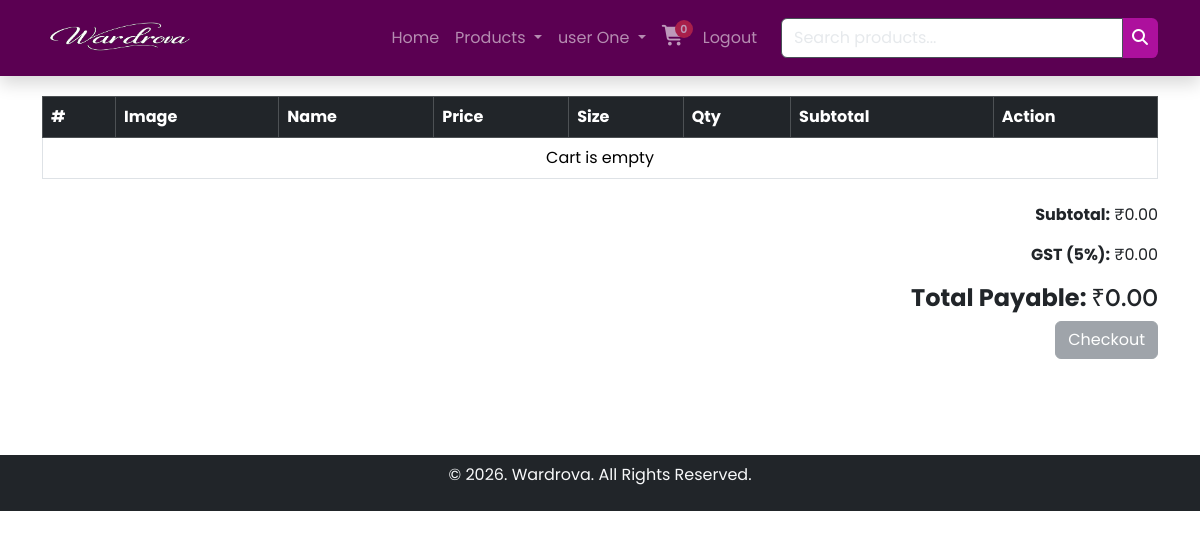
The page /my_cart.php (signed in) on the database as committed earlier.
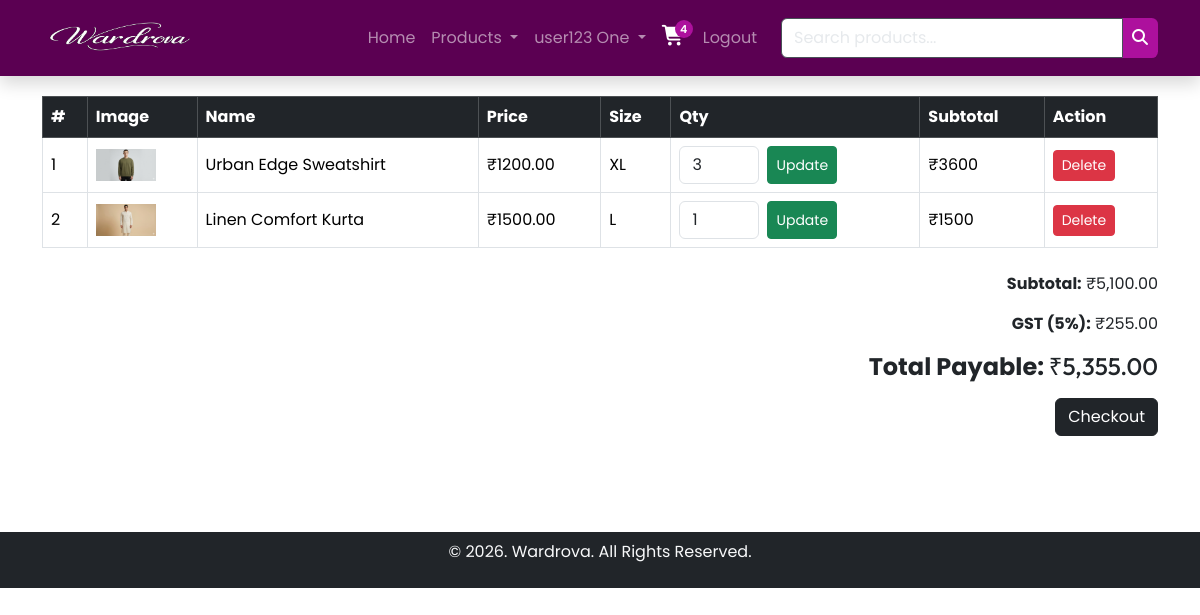
The same page on the database as committed later.
### tables this page shows
CREATE TABLE `cart` (
  `id` int(11) NOT NULL,
  `user_id` int(11) NOT NULL,
  `product_id` int(11) NOT NULL,
  `size` varchar(10) NOT NULL,
  `quantity` int(11) NOT NULL DEFAULT 1
);

CREATE TABLE `products` (
  `id` int(11) NOT NULL,
  `category_id` int(11) NOT NULL,
  `name` varchar(100) NOT NULL,
  `description` text DEFAULT NULL,
  `price` decimal(10,2) NOT NULL,
  `created_at` timestamp NOT NULL DEFAULT current_timestamp()
);

### my_cart.php (the view, shortened to what this page needs)
<?php
include 'includes/header.php';
include 'includes/db_con.php';
$user_id = $_SESSION["user_id"];
$sql = "
SELECT
    c.id AS cart_id,
    p.id AS product_id,
    p.name,
    p.price,
    c.size,
    c.quantity,
    (
        SELECT image FROM product_images
        WHERE product_id = p.id
        ORDER BY id ASC LIMIT 1
    ) AS image
FROM cart c
JOIN products p ON c.product_id = p.id
WHERE c.user_id='$user_id'
";
$res = mysqli_query($conn, $sql);
$total = 0;
?>
<section class="py-5">
<div class="container py-5">
<table class="table table-bordered align-middle table-responsive">
<thead class="table-dark">
<tr>
    <th>#</th>
    <th>Image</th>
    <th>Name</th>
    <th>Price</th>
    <th>Size</th>
    <th>Qty</th>
    <th>Subtotal</th>
    <th>Action</th>
</tr>
</thead>
<tbody>
<?php if (mysqli_num_rows($res) == 0) { ?>
<tr><td colspan="8" class="text-center">Cart is empty</td></tr>
<?php } ?>
<?php $i=1; while ($row = mysqli_fetch_assoc($res)) {
    $subtotal = $row['price'] * $row['quantity'];
    $total += $subtotal;
?>
<tr>
    <td><?= $i++; ?></td>
    <td><img src="<?= $row['image']; ?>" width="60"></td>
    <td><?= htmlspecialchars($row['name']); ?></td>
    <td>₹<?= $row['price']; ?></td>
    <td><?= $row['size']; ?></td>
    <td>
        <form method="post" class="d-flex">
            <input type="number" name="quantity" value="<?= $row['quantity']; ?>"
                   min="1" class="form-control me-2" style="width:80px">
            <button name="update_qty" class="btn btn-success btn-sm">Update</button>
        </form>
    </td>
    <td>₹<?= $subtotal; ?></td>
    <td>
        <a href="my_cart.php?delete=<?= $row['cart_id']; ?>"
           class="btn btn-danger btn-sm"
           onclick="return confirm('Remove item?')">Delete</a>
    </td>
</tr>
<?php } ?>
</tbody>
</table>
<?php
$gst_rate = 5;
$gst_amount = ($total * $gst_rate) / 100;
$grand_total = $total + $gst_amount;
?>
<div class="text-end mt-4">
    <p><strong>Subtotal:</strong> ₹<?= number_format($total, 2); ?></p>
    <p><strong>GST (<?= $gst_rate ?>%):</strong> ₹<?= number_format($gst_amount, 2); ?></p>
    <h4><strong>Total Payable:</strong> ₹<?= number_format($grand_total, 2); ?></h4>
<?php if(mysqli_num_rows($res) > 0)
  { ?>
    <a href="checkout.php" disabled class="btn btn-dark mt-2">
        Checkout
    </a>
    <?php
  }else{
    ?>
    <button class="btn btn-secondary" disabled>Checkout</button>
    <?php
  }
?>
</div>
</div>
</section>
<?php include 'includes/footer.php'; ?>

### includes/header.php (shortened to what this page needs)
<?php session_start();
include 'includes/db_con.php';
$isUserLoggedIn = (
    isset($_SESSION['user_id'], $_SESSION['user_role']) &&
    $_SESSION['user_role'] === 'user'
);
?>
<!DOCTYPE html>
<html lang="en">
<head>
  <link href="https://cdn.jsdelivr.net/npm/bootstrap@5.3.8/dist/css/bootstrap.min.css" rel="stylesheet"
 />
  <link rel="stylesheet" href="https://cdnjs.cloudflare.com/ajax/libs/font-awesome/7.0.1/css/all.min.css"
 />
  <link rel="stylesheet" href="assets/css/style.css" />
</head>
<body>
  <nav class="navbar navbar-expand-lg bg-nav fixed-top shadow" data-bs-theme="dark">
    <div class="container">
      <a class="navbar-brand" href="index.php"><img src="images/logo2.png" class="img-fluid" width="150px"></a>
      <div class="collapse navbar-collapse" id="navbarSupportedContent">
        <ul class="navbar-nav ms-auto mb-2 mb-lg-0">
          <li class="nav-item">
            <a class="nav-link" href="index.php">Home</a>
          </li>
          <li class="nav-item dropdown">
            <a class="nav-link dropdown-toggle" href="#" role="button" data-bs-toggle="dropdown" aria-expanded="false">
              Products
            </a>
          </li>
          <?php if ($isUserLoggedIn) {
            ?>
           <li class="nav-item dropdown">
            <a class="nav-link dropdown-toggle" href="#" role="button" data-bs-toggle="dropdown" aria-expanded="false">
              <?= $_SESSION['user_name']?>
            </a>
          </li>
            <?php
            $cart_count = 0;
            if (isset($_SESSION['user_id'])) {
              $uid = $_SESSION['user_id'];
              $cart_count_q = "SELECT SUM(quantity) AS total_items FROM `cart` WHERE user_id=$uid";
              $cart_res = mysqli_query($conn, $cart_count_q);
              $cart_data = mysqli_fetch_assoc($cart_res);
              $cart_count = $cart_data['total_items'] ?? 0;
            }
            ?>
            <li class="nav-item">
              <?php if ($cart_count > 0) { ?>
                <a href="my_cart.php" class="nav-link cart-link">
                  <i class="fa-solid fa-cart-shopping fa-lg"></i>
                  <span id="cartBadge" class="cart-badge badge-active">
                    <?= $cart_count ?>
                  </span>
                </a>
              <?php } else { ?>
                <a href="#" class="nav-link cart-link cart-disabled" onclick="return false;" disabled>
                  <i class="fa-solid fa-cart-shopping fa-lg"></i>
                  <span id="cartBadge" class="cart-badge badge-empty">
                    0
                  </span>
                </a>
              <?php } ?>
            </li>
            <li class="nav-item">
              <a href="logout.php" class="nav-link">Logout</a>
            </li>
            <?php
          }
          ?>
          <form class="d-flex" method="get" action="products.php">
            <div class="input-group">
              <input type="search" id="search" class="form-control ms-3" name="search" placeholder="Search products..."
                value="<?= $_GET['search'] ?? '' ?>">
              <button class="cust_btn_search" type="submit">
                <i class="fas fa-search"></i>
              </button>
            </div>
          </form>
        </ul>
      </div>
    </div>
  </nav>

### includes/footer.php (shortened to what this page needs)
  <footer class="bg-dark text-light py-2">
    <div class="container">
        <div class="row">
            <div class="col-12 text-center">
                <p>&copy; 2026. Wardrova. All Rights Reserved.</p>
            </div>
        </div>
    </div>
  </footer>
  </body>
</html>

### assets/css/style.css (style rules this page uses)
* { margin: 0; padding: 0; box-sizing: border-box; font-family: "Poppins", sans-serif; }
:root { --primary-color: #ad109d; --secondary-color: #5b0052; --white-color: #fff; --gray-color: #ddd; --black-color: #000; --red-color: #dc3545; --add-cart-btn-clr: #470FF4; }
h1, h2, h3, h4, h5, h6 { font-family: "Outfit", sans-serif; }
a { text-decoration: none; }
.bg-nav { background: var(--secondary-color); }
button { outline: none; border: none; }
.table-dark { background: var(--primary-color) !important; color: var(--white-color); }
#search { background: var(--white-color) !important; color: var(--black-color) !important; }
.cust_btn_search { background: var(--primary-color); color: var(--white-color); padding: 0.2rem 0.5rem; border-radius: 0.4rem; }
.cart-link { position: relative; padding: 6px 12px; }
.cart-link i { font-size: 20px; color: var(--white-color); }
.cart-badge { position: absolute; top: 2px; right: 2px; min-width: 18px; height: 18px; padding: 0 5px; border-radius: 50%; font-size: 11px; font-weight: 600; color: var(--white-color); display: flex; align-items: center; justify-content: center; transition: transform 0.3s ease, background-color 0.3s ease; }
.badge-active { background-color: var(--primary-color); animation: pop 0.3s ease; }
.badge-empty { background-color: var(--red-color); }
.cart-disabled { opacity: 0.6; cursor: default; }

Rows that differ between the two databases and show on the page:
added cart: shows a picture, product.name "Urban Edge Sweatshirt", product.price "1200.00", size "XL", quantity "3", subtotal "3600"
added cart: shows a picture, product.name "Linen Comfort Kurta", product.price "1500.00", size "L", quantity "1", subtotal "1500"
Other text that changed with them:
$_SESSION['user_name']: "user One" → "user123 One"
$cart_count: (not shown) → "4"
$total: "0.00" → "5,100.00"
$gst_amount: "0.00" → "255.00"
$grand_total: "0.00" → "5,355.00"
text no longer shown: "0 Cart is empty"
